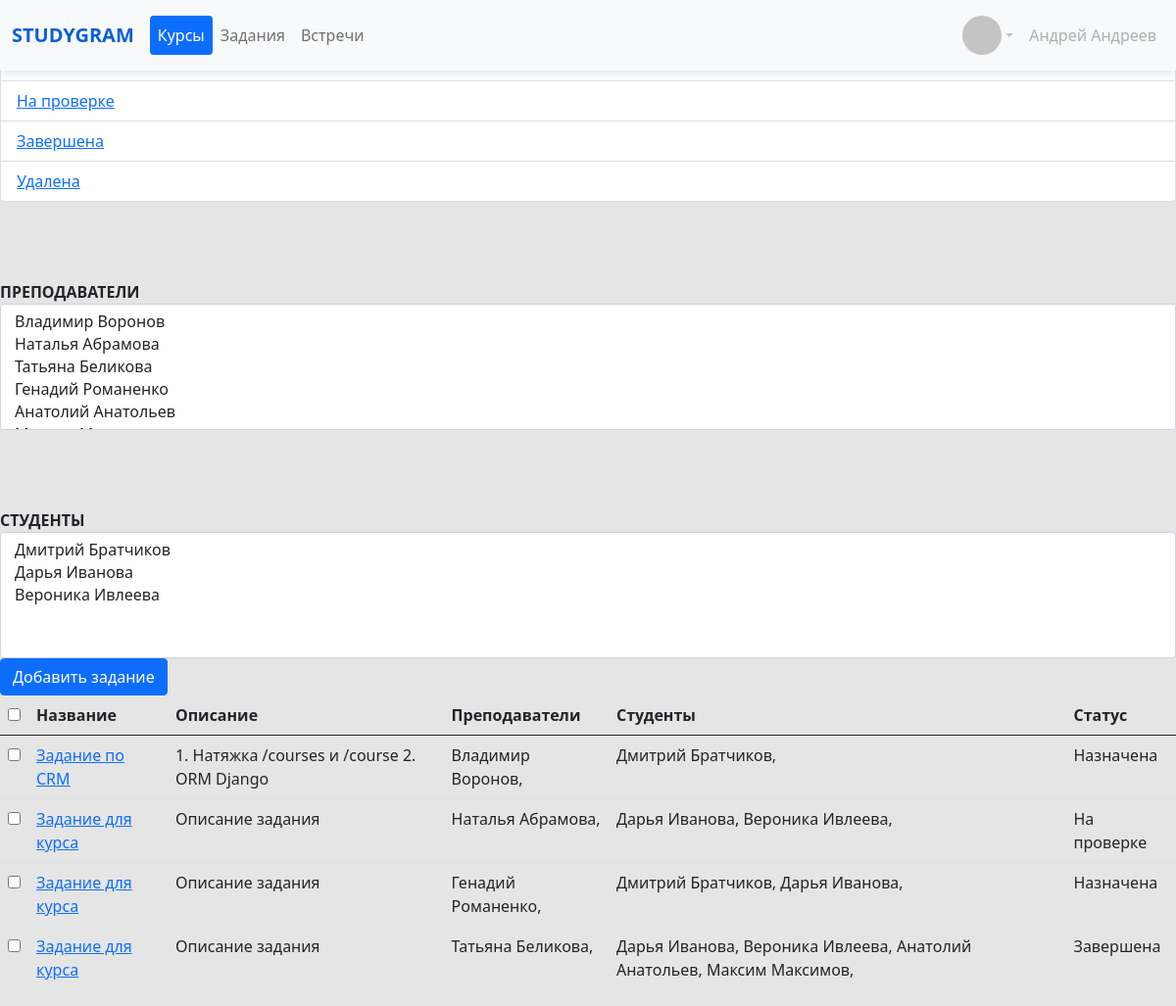
The page /tasks on the database its author committed.
### courses/models.py (models this page shows, shortened)
class StatusTask(models.Model):
    name = models.CharField(max_length=150)
    def __str__(self):
        return self.name

class Task(models.Model):
    name = models.CharField(max_length=150)
    course = models.ForeignKey(Course, on_delete=models.CASCADE)
    description = models.TextField()
    status = models.ForeignKey(StatusTask, on_delete=models.CASCADE, default=2)
    Teacher = models.ManyToManyField(User, related_name='Teachers')
    Student = models.ManyToManyField(User, related_name='Students')
    Start_date = models.DateField(default=datetime.date.today)
    Deadline = models.DateField(default=datetime.date.today)
    def get_absolute_url(self):
        return reverse('task', kwargs={'pk': self.pk})

class User(AbstractUser):
    Otchestvo = models.CharField(max_length=150, blank=True, verbose_name='Отчество')
    Group = models.ManyToManyField(Group, verbose_name='Группа', blank=True)
    Photo = models.ImageField(verbose_name='Фото', blank=True)
    Type = models.ForeignKey(UserType, on_delete=models.CASCADE, related_name='type', default=1)
    Status = models.ForeignKey(UserStatus, on_delete=models.CASCADE, related_name='status', default=2)
    def __str__(self):
        return self.first_name + ' ' + self.last_name

### courses/views.py (the view)
# urls.py: path('tasks', TasksList.as_view(), name='tasks'),
class TasksList(ListView):
    model = Task
    template_name = 'courses/tasks.html'
    context_object_name = 'tasks'
    paginate_by = 10
    def get_context_data(self, *, object_list=None, **kwargs):
        context = super().get_context_data(**kwargs)
        context['teachers'] = User.objects.filter(Type=1)
        context['students'] = User.objects.filter(Type=2)
        context['statuses'] = StatusTask.objects.all()
        return context
    def get_queryset(self):
        status_query = self.request.GET.get('status')
        teacher_query = self.request.GET.get('teacher')
        student_query = self.request.GET.get('student')
        if teacher_query is not None:
            queryset = Task.objects.filter(Teacher=teacher_query)
        elif status_query is not None:
            queryset = Task.objects.filter(status_id=int(status_query))
        elif student_query is not None:
            queryset = Task.objects.filter(Student=student_query)
        else:
            queryset = Task.objects.all()
        return queryset

### courses/templates/courses/tasks.html (shortened to what this page needs)
{% extends "base.html" %}
{% block sidebar %}
{% include 'inc/_sidebar.html' %}
{% endblock %}
{% block content %}
<a class="btn btn-primary" href="/create_task">Добавить задание</a>
<table class="table">
  <thead>
    <tr>
      <th><input type="checkbox" name="task"></th>
      <th scope="col">Название</th>
      <th scope="col">Описание</th>
      <th scope="col">Преподаватели</th>
      <th scope="col">Студенты</th>
      <th scope="col">Статус</th>
    </tr>
  </thead>
  <tbody>
  {% for task in tasks %}
    <tr>
        <td><input type="checkbox" name="task"></td>
        <td><a href="{{task.get_absolute_url}}">{{task.name}}</a></td>
      <td>{{task.description}}</td>
      <td>
          {% for teacher in task.Teacher.all %}
            {{teacher.first_name}} {{teacher.last_name}},
          {% endfor %}
      </td>
      <td>
          {% for student in task.Student.all %}
            {{student.first_name}} {{student.last_name}},
          {% endfor %}
      </td>
      <td>{{task.status}}</td>
    </tr>
    {% endfor %}
  </tbody>
</table>
{% endblock %}

### templates/inc/_sidebar.html
<ul class="list-group">
    {% for status in statuses %}
    <li class="list-group-item"><a href="{% url 'tasks' %}?status={{ status.pk }}">{{ status.name }}</a></li>
    {% endfor %}
</ul>
<ul class="list-group" Style="margin-top: 5rem;">
    <label><b>ПРЕПОДАВАТЕЛИ</b></label>
    <select class="form-select" size="5" onchange="location = this.value">
      {% for teacher in teachers %}
        <option value="{% url 'tasks' %}?teacher={{ teacher.id }}"> {{teacher}} </option>
        {% endfor %}
    </select>
</ul>
<ul class="list-group" Style="margin-top: 5rem;">
    <label><b>СТУДЕНТЫ</b></label>
    <select class="form-select" size="5" onchange="location = this.value">
      {% for student in students %}
        <option value="{% url 'tasks' %}?student={{ student.id }}"> {{student}} </option>
        {% endfor %}
    </select>
</ul>

### static/css/main.css (style rules this page uses)
body { background: #E5E5E5; }

### rows shown on the page
StatusTask: name "На проверке"
StatusTask: name "Завершена"
StatusTask: name "Удалена"
Task: name "Задание по CRM", description "1. Натяжка /courses и /course 2. ORM Django", status "Назначена"
User: first_name "Владимир", last_name "Воронов"
User: first_name "Дмитрий", last_name "Братчиков"
Task: name "Задание для курса", description "Описание задания", status "На проверке"
User: first_name "Наталья", last_name "Абрамова"
User: first_name "Дарья", last_name "Иванова"
User: first_name "Вероника", last_name "Ивлеева"
Task: name "Задание для курса", description "Описание задания", status "Назначена"
User: first_name "Генадий", last_name "Романенко"
Task: name "Задание для курса", description "Описание задания", status "Завершена"
User: first_name "Татьяна", last_name "Беликова"
User: first_name "Анатолий", last_name "Анатольев"
User: first_name "Максим", last_name "Максимов"
